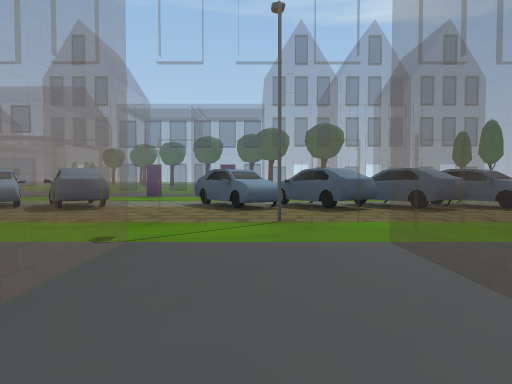
view 1 (above)

24 first-person views from a walk through a Unity game level. The camera is 1.2 m above the floor, tilts 2° down and sees 70° across. The floor is counted in squares, 2 m on a side. Each view is taken from the middle of a square. On the plan, view 1 faces up. The plan holds only what a view shows up to about 10 squares ahead; the rest is blank. The place goes on beyond the plan. Some animated figures are left out. Door leaves are left out, so doorways stand open.

view 2
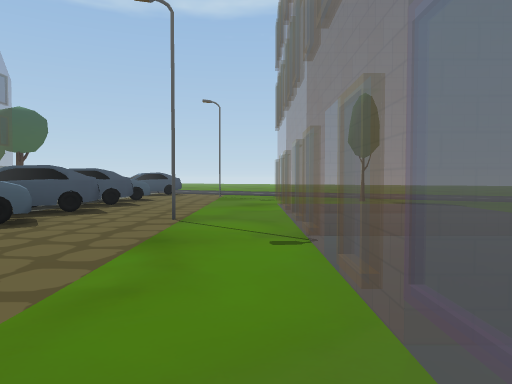

view 3
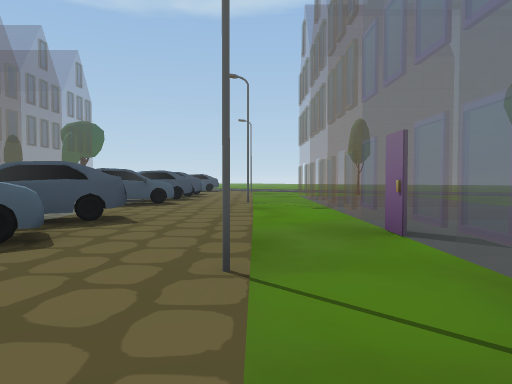

view 4
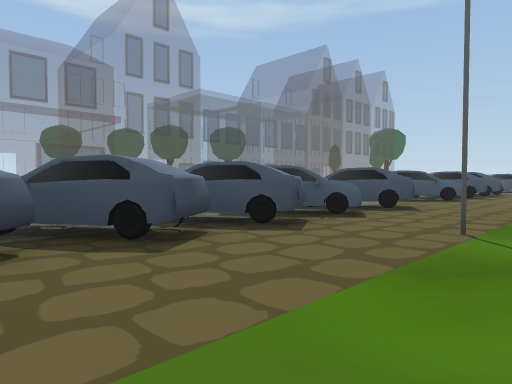

view 5
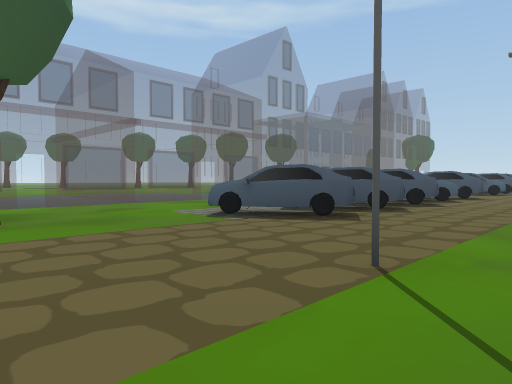

view 6
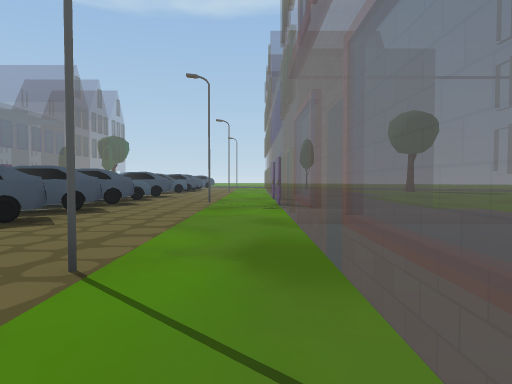

view 7
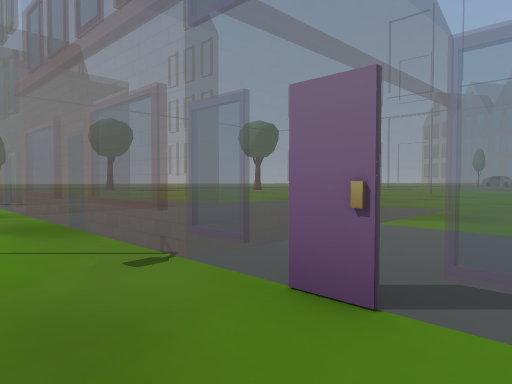

view 8
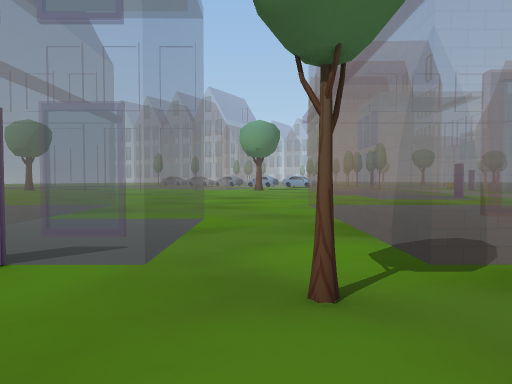

view 9
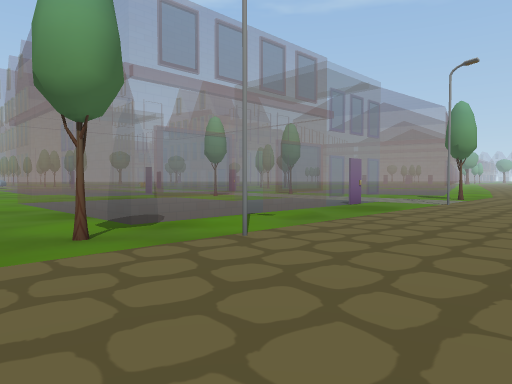

view 10
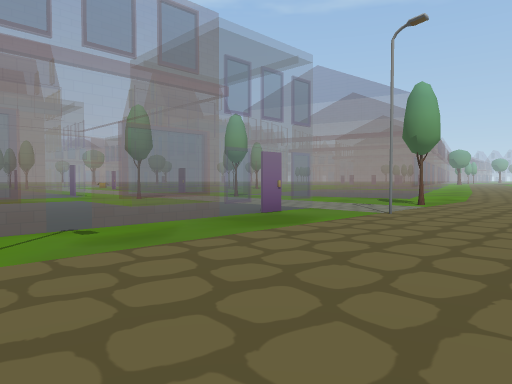

view 11
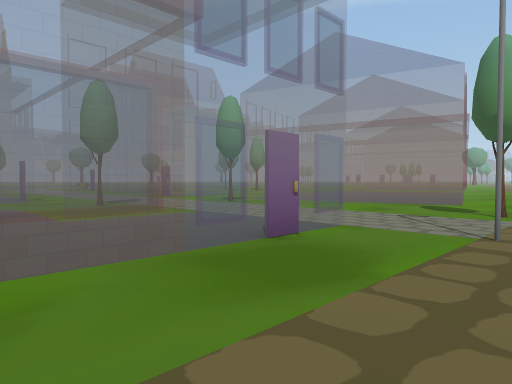

view 12
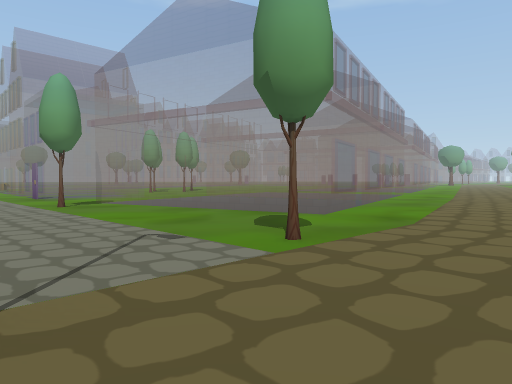

view 13
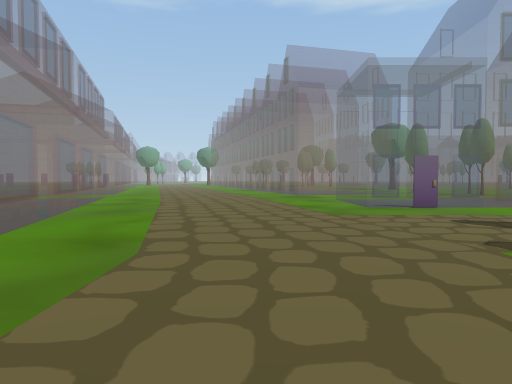

view 14
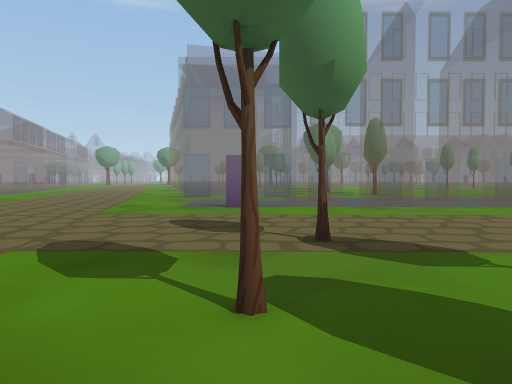

view 15
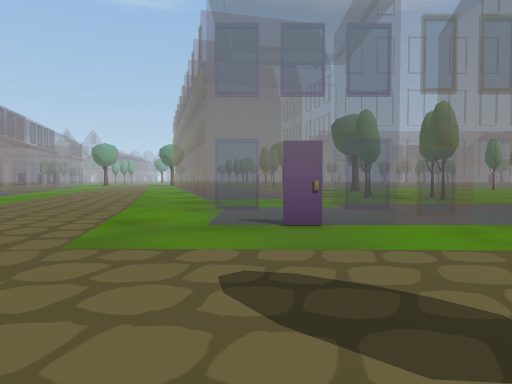

view 16
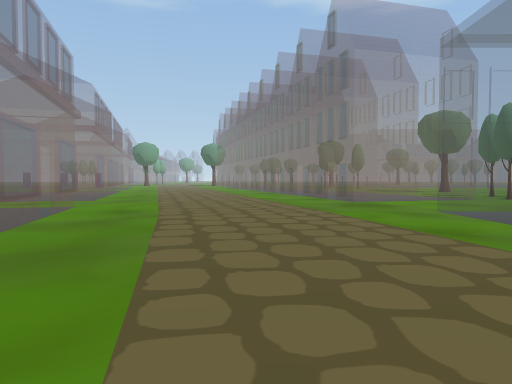

view 17
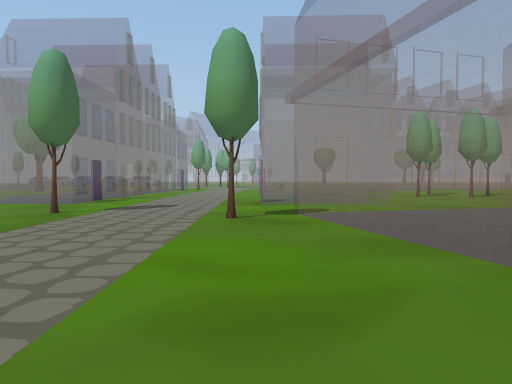

view 18
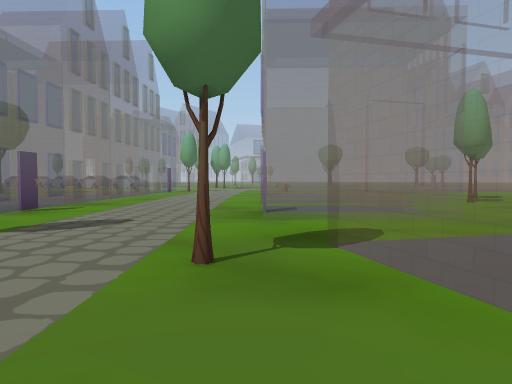

view 19
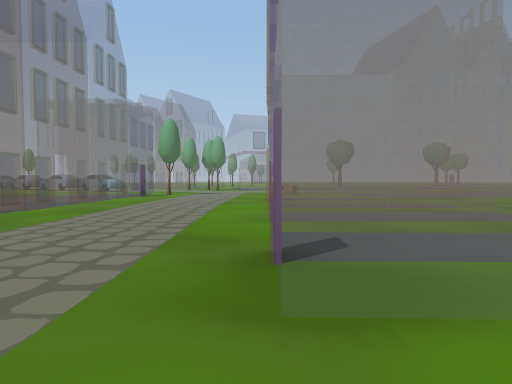

view 20
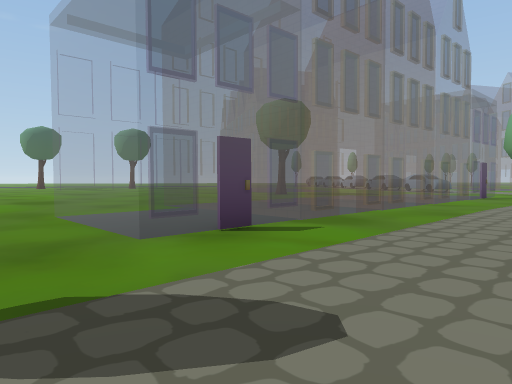

view 21
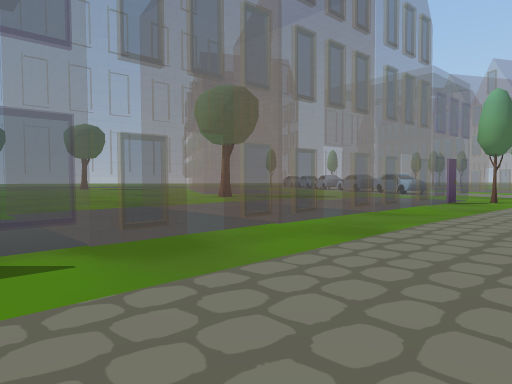

view 22
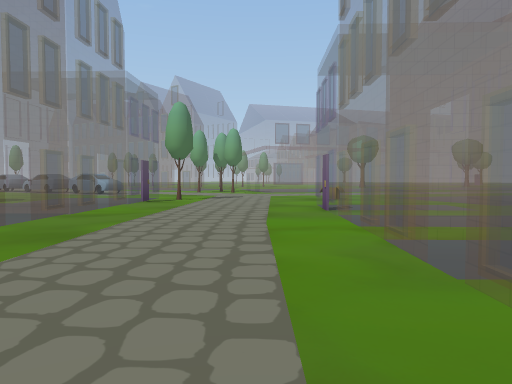

view 23
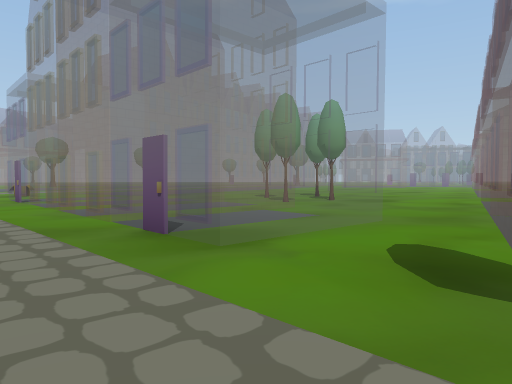

view 24
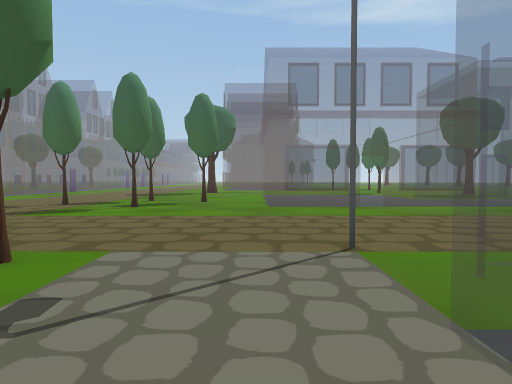

### Floor plan
Key: @ floor where view 1 was taken; # wall or solid block; x gap in a wall; . floor; D open door; = window, fence, low wall or low ledge; C car; T tree; O other object.
Columns run from 43 left of view 1 to 5 right of it. Each row starts with its distance up from view 1.
 14  .=# #D...                   ..=
 13  ..====....                  D.=#
 12  .=...D.....T.T  ..          D=.=D
 11  ..=..=...T....=#..         .....
 10  ..O  O.....T...=DD=OO      T....    ...... .....
  9  ...==O..............       ...CCC.  CC ..C.C.CCC
  8  .........................  ....CCCCCCCC..CCCCCCC
  7 .......................... .....C.C.C.CCC..C.C.CC
  6 .......................... ......................
  5 .............T..O.....O......O......O......O.....
  4 ....................D...T....D...D......D..D.DD..
  3 ........=D==....OOO=DD==.OOO=DD==D=OOOOODD=D=DD=.
  2 ....D===# .=....O.=#..#=.O   ..#=..=.O =##=.=##=.
  1 ..==x   ...#=...O== .. =.O== .. =..==O    =.=  #T
  0  .=#.    .. =.....= .. =...= .. =.=...    =@= #=.
 -1  ..      .. =.....= .. =...= .. ==....    .=. =..
 -2          . #=T....=#  #=...=#   =  ...        ...
 -3          ===.....T.====.....===
 -4     ====.......................
 -5     =..... OOO....OOO..... ...
 -6      .....O.......  O..... ..
 -7       ...=====....==O....
 -8        .T=..#D...D#  =....
 -9        ..=# #D...D# #=....
-10         .=====....====...
-11        ..=..#D...D...=..
-12        ..=O =....=====.
-13        ...O.=....D# #=
-14          .O==....D
-15          =.......O  =
-16           .......O  O

Positions as (right, up) in squares from view 1, and headings:
1: (0, 0), facing up
2: (-5, 4), facing right
3: (-9, 5), facing right
4: (-11, 4), facing up-right
5: (-16, 4), facing up-right
6: (-16, 4), facing right
7: (-18, 5), facing down-right
8: (-19, 6), facing down
9: (-18, 8), facing down-left
10: (-21, 8), facing down-left
11: (-23, 6), facing down-left
12: (-27, 7), facing down-left
13: (-29, 6), facing left
14: (-29, 10), facing left
15: (-32, 9), facing left
16: (-33, 5), facing left
17: (-30, 4), facing down
18: (-30, 1), facing down
19: (-30, -3), facing down
20: (-29, -3), facing down-right
21: (-29, -6), facing down-right
22: (-29, -6), facing down
23: (-28, -2), facing down-left
24: (-28, 2), facing up
